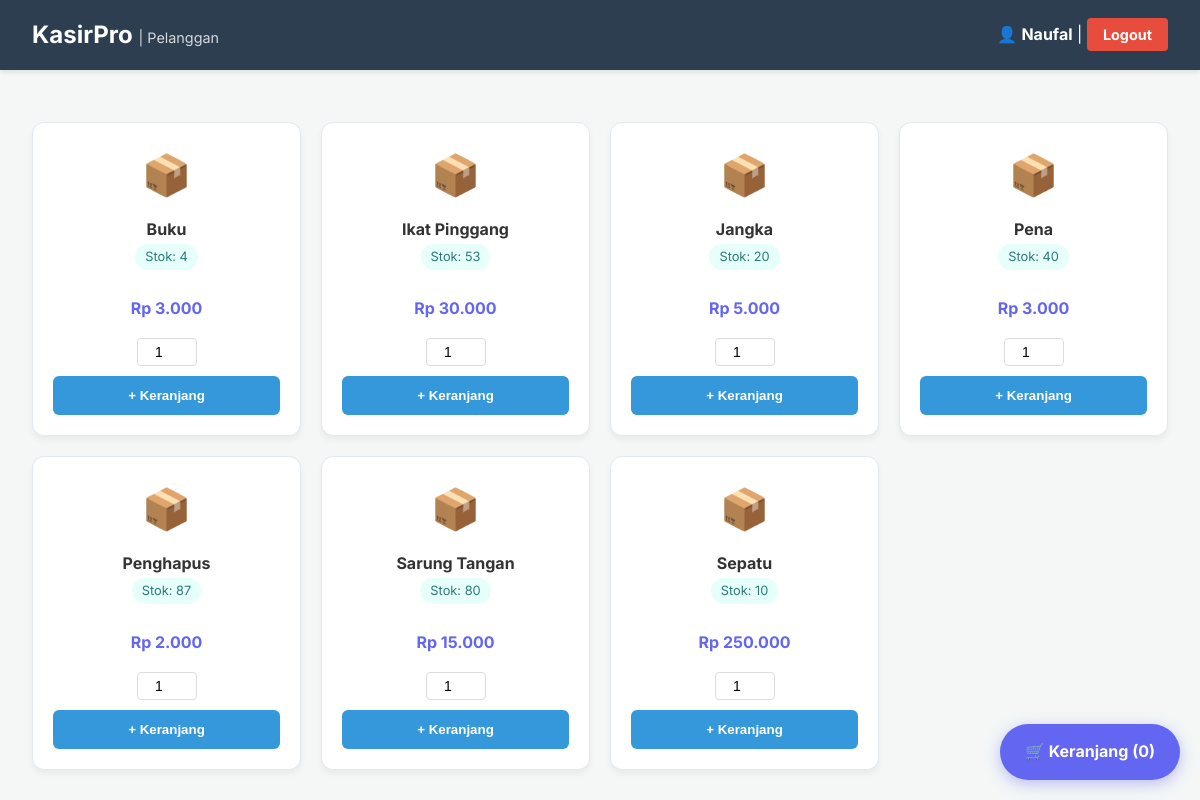
/user/pelanggan.php (signed in), run on the app's committed database.
### tables this page shows
CREATE TABLE `pelanggan` (
  `PelangganID` int(11) NOT NULL,
  `UserID` int(11) NOT NULL,
  `NamaPelanggan` varchar(255) NOT NULL,
  `Alamat` text NOT NULL,
  `NomorTelepon` varchar(15) NOT NULL
);

CREATE TABLE `produk` (
  `ProdukID` int(11) NOT NULL,
  `NamaProduk` varchar(255) NOT NULL,
  `Harga` decimal(10,2) NOT NULL,
  `Stok` int(11) NOT NULL,
  `Status` enum('Tersedia','Dihapus') DEFAULT 'Tersedia'
);

### user/pelanggan.php (the view, shortened to what this page needs)
<?php
include "../config.php";
$userid = $_SESSION['userid'];
$query_profil = mysqli_query($koneksi, "SELECT * FROM pelanggan WHERE UserID = '$userid'");
$data_p = mysqli_fetch_assoc($query_profil);
$nama_tampil = ($data_p) ? $data_p['NamaPelanggan'] : ($_SESSION['nama'] ?? 'User');
?>
<!DOCTYPE html>
<html lang="id">
<head>
    <link rel="stylesheet" href="style1.css">
</head>
<body>
<div class="navbar no-print">
    <h2>KasirPro <span>| Pelanggan</span></h2>
    <div>👤 <strong><?php echo htmlspecialchars($nama_tampil); ?></strong> | <a href="../logout.php" class="btn-logout">Logout</a></div>
</div>
<div class="main-content no-print">
    <div class="product-grid">
        <?php
        $query_produk = mysqli_query($koneksi, "SELECT * FROM produk WHERE Status = 'Tersedia' ORDER BY NamaProduk ASC");
        while($p = mysqli_fetch_assoc($query_produk)){
            $is_out = ($p['Stok'] <= 0);
        ?>
            <div class="product-card">
                <form method="POST">
                    <div style="font-size: 2.5rem; margin-bottom:10px;">📦</div>
                    <h4 style="margin:0;"><?php echo $p['NamaProduk']; ?></h4>
                    <div class="stock-info <?php echo $is_out ? 'stock-empty' : 'stock-available'; ?>">
                        <?php echo $is_out ? 'Stok Habis' : 'Stok: '.$p['Stok']; ?>
                    </div>
                    <p style="color: #6366f1; font-weight: bold;">Rp <?php echo number_format($p['Harga'], 0, ',', '.'); ?></p>
                    <?php if (!$is_out): ?>
                        <div style="margin: 10px 0;">
                            <input type="number" name="qty_beli" class="qty-input" value="1" min="1" max="<?php echo $p['Stok']; ?>">
                        </div>
                        <button type="submit" name="tambah_keranjang" class="btn-primary" style="width:100%">+ Keranjang</button>
                    <?php else: ?>
                        <button disabled style="width:100%; opacity:0.5; cursor:not-allowed;" class="btn-primary">Habis</button>
                    <?php endif; ?>
                </form>
            </div>
        <?php } ?>
    </div>
</div>
<a href="javascript:void(0)" class="cart-float no-print" onclick="openModal('cartModal')">
    🛒 Keranjang (<?php echo count($_SESSION['keranjang']); ?>)
</a>
</body>
</html>

### user/style1.css (style rules this page uses)
:root { --primary-color: #2c3e50; --accent-color: #3498db; --success-color: #27ae60; --warning-color: #f1c40f; --danger-color: #e74c3c; --light-bg: #f4f7f6; --border-color: #ddd; --white: #ffffff; --shadow: 0 4px 6px rgba(0,0,0,0.05); }
body { font-family: 'Inter', -apple-system, sans-serif; background-color: var(--light-bg); margin: 0; color: #333; line-height: 1.6; }
.navbar { background-color: var(--primary-color); color: white; padding: 1rem 2rem; display: flex; justify-content: space-between; align-items: center; box-shadow: 0 2px 5px rgba(0,0,0,0.1); }
.navbar h2 { margin: 0; font-size: 1.5rem; }
.navbar h2 span { font-weight: 400; font-size: 0.9rem; opacity: 0.8; }
.btn-logout { background-color: var(--danger-color); color: white !important; padding: 8px 16px; text-decoration: none; border-radius: 4px; font-weight: bold; font-size: 0.9rem; transition: 0.3s; }
.main-content { padding: 2rem; max-width: 1200px; margin: 0 auto; }
input, select, textarea { padding: 12px; border: 1px solid var(--border-color); border-radius: 6px; font-size: 14px; width: 100%; box-sizing: border-box; transition: 0.3s; }
.btn-primary { background: var(--accent-color); color: white; border: none; padding: 12px; border-radius: 6px; cursor: pointer; font-weight: bold; transition: 0.3s; }
.product-grid { display: grid; grid-template-columns: repeat(auto-fill, minmax(220px, 1fr)); gap: 20px; }
.product-card { background: var(--white); padding: 1.5rem; border-radius: 12px; text-align: center; border: 1px solid var(--border-color); box-shadow: var(--shadow); transition: transform 0.3s ease; }
.cart-float { position: fixed; bottom: 30px; right: 30px; background: var(--accent-color); color: white !important; padding: 15px 25px; border-radius: 50px; text-decoration: none; font-weight: bold; box-shadow: 0 10px 20px rgba(52, 152, 219, 0.3); z-index: 900; display: flex; align-items: center; gap: 10px; transition: 0.3s; }

### user/pelanggan.php (style rules this page uses)
.product-grid { display: grid; grid-template-columns: repeat(auto-fill, minmax(220px, 1fr)); gap: 20px; margin-top: 20px; }
.product-card { background: white; padding: 20px; border-radius: 12px; text-align: center; border: 1px solid #e2e8f0; transition: transform 0.2s; }
.qty-input { width: 60px !important; text-align: center; padding: 5px; border: 1px solid #ddd; border-radius: 4px; }
.stock-info { font-size: 0.8em; padding: 3px 10px; border-radius: 20px; display: inline-block; margin-bottom: 10px; }
.stock-available { background: #e6fffa; color: #2c7a7b; }
.cart-float { position: fixed; bottom: 20px; right: 20px; background: #6366f1; color: white !important; padding: 15px 25px; border-radius: 50px; font-weight: bold; box-shadow: 0 4px 15px rgba(99, 102, 241, 0.4); z-index: 99; text-decoration: none; }

### data on the page
pelanggan: NamaPelanggan "Naufal"
produk: NamaProduk "Buku", Stok "4", Harga "3.000"
produk: NamaProduk "Ikat Pinggang", Stok "53", Harga "30.000"
produk: NamaProduk "Jangka", Stok "20", Harga "5.000"
produk: NamaProduk "Pena", Stok "40", Harga "3.000"
produk: NamaProduk "Penghapus", Stok "87", Harga "2.000"
produk: NamaProduk "Sarung Tangan", Stok "80", Harga "15.000"
produk: NamaProduk "Sepatu", Stok "10", Harga "250.000"

### other printed values
count($_SESSION['keranjang']) "0"
